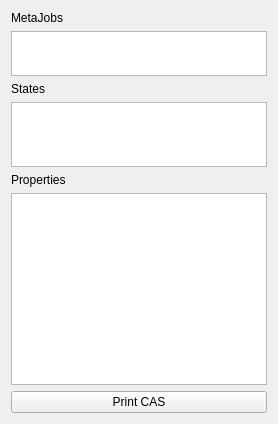
          <widget class="QWidget" name="tab_7">
           <attribute name="title">
            <string>CAS</string>
           </attribute>
           <layout class="QVBoxLayout" name="verticalLayout_15">
            <item>
             <widget class="QLabel" name="label_21">
              <property name="text">
               <string>MetaJobs</string>
              </property>
             </widget>
            </item>
            <item>
             <widget class="QListWidget" name="select_cas_metajobs">
              <property name="maximumSize">
               <size>
                <width>16777215</width>
                <height>45</height>
               </size>
              </property>
              <property name="selectionMode">
               <enum>QAbstractItemView::ExtendedSelection</enum>
              </property>
             </widget>
            </item>
            <item>
             <widget class="QLabel" name="label_22">
              <property name="text">
               <string>States</string>
              </property>
             </widget>
            </item>
            <item>
             <widget class="QListWidget" name="select_cas_states">
              <property name="maximumSize">
               <size>
                <width>16777215</width>
                <height>65</height>
               </size>
              </property>
              <property name="selectionMode">
               <enum>QAbstractItemView::ExtendedSelection</enum>
              </property>
             </widget>
            </item>
            <item>
             <widget class="QLabel" name="label_20">
              <property name="text">
               <string>Properties</string>
              </property>
             </widget>
            </item>
            <item>
             <widget class="QListWidget" name="select_cas_properties">
              <property name="maximumSize">
               <size>
                <width>16777215</width>
                <height>16777215</height>
               </size>
              </property>
              <property name="selectionMode">
               <enum>QAbstractItemView::ExtendedSelection</enum>
              </property>
             </widget>
            </item>
            <item>
             <widget class="QPushButton" name="select_cas_button">
              <property name="minimumSize">
               <size>
                <width>190</width>
                <height>0</height>
               </size>
              </property>
              <property name="maximumSize">
               <size>
                <width>16777215</width>
                <height>16777215</height>
               </size>
              </property>
              <property name="text">
               <string>Print CAS</string>
              </property>
             </widget>
            </item>
           </layout>
          </widget>
